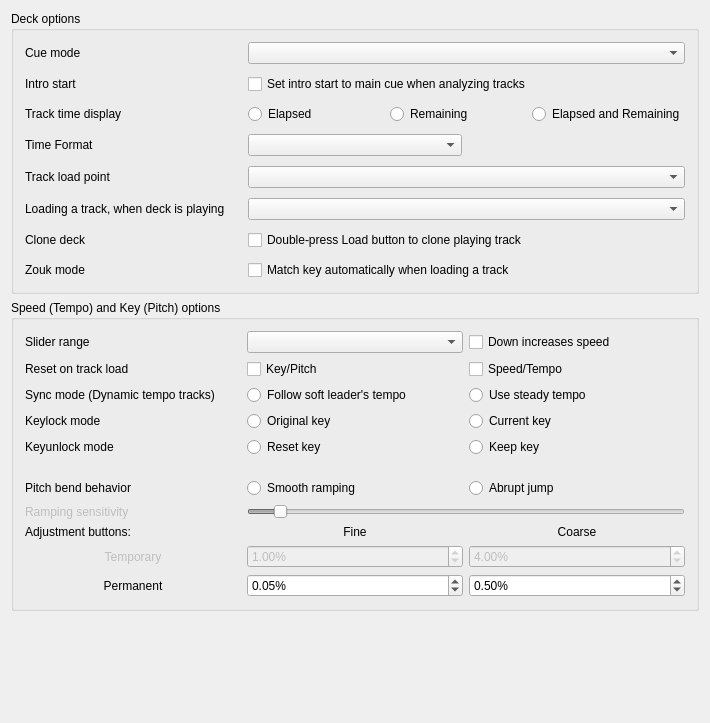
<?xml version="1.0" encoding="UTF-8"?>
<ui version="4.0">
 <class>DlgPrefDeckDlg</class>
 <widget class="QWidget" name="DlgPrefDeckDlg">
  <property name="geometry">
   <rect>
    <x>0</x>
    <y>0</y>
    <width>710</width>
    <height>723</height>
   </rect>
  </property>
  <property name="windowTitle">
   <string>Deck Preferences</string>
  </property>
  <layout class="QGridLayout" name="gridLayout_3">
   <item row="0" column="0">
    <widget class="QGroupBox" name="groupBoxDeckOptions">
     <property name="title">
      <string>Deck options</string>
     </property>
     <layout class="QGridLayout" name="GridLayout1">
      <property name="spacing">
       <number>10</number>
      </property>
      <item row="5" column="0">
       <widget class="QLabel" name="labelLoadWhenDeckPlaying">
        <property name="text">
         <string>Loading a track, when deck is playing</string>
        </property>
        <property name="buddy">
         <cstring>comboBoxLoadWhenDeckPlaying</cstring>
        </property>
       </widget>
      </item>
      <item row="0" column="0">
       <widget class="QLabel" name="labelCueMode">
        <property name="text">
         <string>Cue mode</string>
        </property>
        <property name="openExternalLinks">
         <bool>true</bool>
        </property>
        <property name="buddy">
         <cstring>ComboBoxCueMode</cstring>
        </property>
       </widget>
      </item>
      <item row="4" column="1" colspan="2">
       <widget class="QComboBox" name="comboBoxLoadPoint"/>
      </item>
      <item row="1" column="1" colspan="2">
       <widget class="QCheckBox" name="checkBoxIntroStartMove">
        <property name="toolTip">
         <string>When the analyzer places the intro start point automatically,
it will place it at the main cue point if the main cue point has been set previously.
This may be helpful for upgrading to Mixxx 2.3 from earlier versions.

If this option is disabled, the intro start point is automatically placed at the first sound.</string>
        </property>
        <property name="text">
         <string>Set intro start to main cue when analyzing tracks</string>
        </property>
       </widget>
      </item>
      <item row="1" column="0">
       <widget class="QLabel" name="labelIntroStartMove">
        <property name="text">
         <string>Intro start</string>
        </property>
        <property name="buddy">
         <cstring>ComboBoxCueMode</cstring>
        </property>
       </widget>
      </item>
      <item row="0" column="1" colspan="2">
       <widget class="QComboBox" name="ComboBoxCueMode">
        <property name="toolTip">
         <string>Mixxx mode:
- Cue button while pause at cue point = preview
- Cue button while pause not at cue point = set cue point
- Cue button while playing = pause at cue point
Mixxx mode (no blinking):
- Same as Mixxx mode but with no blinking indicators
Pioneer mode:
- Same as Mixxx mode with a flashing play button
Denon mode:
- Cue button at cue point = preview
- Cue button not at cue point = pause at cue point
- Play = set cue point
Numark mode:
- Same as Denon mode, but without a flashing play button
CUP mode:
- Cue button while pause at cue point = play after release
- Cue button while pause not at cue point = set cue point and play after release
- Cue button while playing = go to cue point and play after release
</string>
        </property>
       </widget>
      </item>
      <item row="6" column="0">
       <widget class="QLabel" name="labelCloneDeckOnLoadDoubleTap">
        <property name="text">
         <string>Clone deck</string>
        </property>
        <property name="buddy">
         <cstring>checkBoxCloneDeckOnLoadDoubleTap</cstring>
        </property>
       </widget>
      </item>
      <item row="3" column="0">
       <widget class="QLabel" name="labelTimeDisplay">
        <property name="text">
         <string>Time Format</string>
        </property>
       </widget>
      </item>
      <item row="3" column="1">
       <widget class="QComboBox" name="comboBoxTimeFormat"/>
      </item>
      <item row="4" column="0">
       <widget class="QLabel" name="labelLoadPoint">
        <property name="text">
         <string>Track load point</string>
        </property>
       </widget>
      </item>
      <item row="2" column="0">
       <widget class="QLabel" name="labelPositionDisplay">
        <property name="enabled">
         <bool>true</bool>
        </property>
        <property name="font">
         <font/>
        </property>
        <property name="text">
         <string>Track time display</string>
        </property>
        <property name="wordWrap">
         <bool>false</bool>
        </property>
        <property name="buddy">
         <cstring>radioButtonElapsed</cstring>
        </property>
       </widget>
      </item>
      <item row="5" column="1" colspan="2">
       <widget class="QComboBox" name="comboBoxLoadWhenDeckPlaying"/>
      </item>
      <item row="2" column="1" colspan="2">
       <layout class="QHBoxLayout" name="horizontalLayout">
        <item>
         <widget class="QRadioButton" name="radioButtonElapsed">
          <property name="text">
           <string>Elapsed</string>
          </property>
          <attribute name="buttonGroup">
           <string notr="true">buttonGroupTrackTime</string>
          </attribute>
         </widget>
        </item>
        <item>
         <widget class="QRadioButton" name="radioButtonRemaining">
          <property name="text">
           <string>Remaining</string>
          </property>
          <attribute name="buttonGroup">
           <string notr="true">buttonGroupTrackTime</string>
          </attribute>
         </widget>
        </item>
        <item>
         <widget class="QRadioButton" name="radioButtonElapsedAndRemaining">
          <property name="text">
           <string>Elapsed and Remaining</string>
          </property>
          <attribute name="buttonGroup">
           <string notr="true">buttonGroupTrackTime</string>
          </attribute>
         </widget>
        </item>
       </layout>
      </item>
      <item row="6" column="1" colspan="2">
       <widget class="QCheckBox" name="checkBoxCloneDeckOnLoadDoubleTap">
        <property name="toolTip">
         <string>Create a playing clone of the first playing deck by double-tapping a Load button on a controller or keyboard.
You can always drag-and-drop tracks on screen to clone a deck.</string>
        </property>
        <property name="text">
         <string>Double-press Load button to clone playing track</string>
        </property>
       </widget>
      </item>
      <item row="7" column="0">
       <widget class="QLabel" name="labelZoukKeyMatchOnLoad">
        <property name="text">
         <string>Zouk mode</string>
        </property>
        <property name="buddy">
         <cstring>checkBoxZoukKeyMatchOnLoad</cstring>
        </property>
       </widget>
      </item>
      <item row="7" column="1" colspan="2">
       <widget class="QCheckBox" name="checkBoxZoukKeyMatchOnLoad">
        <property name="toolTip">
         <string>When a track is loaded, automatically adjust its key to match the playing deck (same as pressing MATCH).</string>
        </property>
        <property name="text">
         <string>Match key automatically when loading a track</string>
        </property>
       </widget>
      </item>
     </layout>
    </widget>
   </item>
   <item row="1" column="0">
    <widget class="QGroupBox" name="groupBoxSpeedPitchOptions">
     <property name="title">
      <string>Speed (Tempo) and Key (Pitch) options</string>
     </property>
     <layout class="QGridLayout" name="gridLayout_7">
      <item row="0" column="0">
       <layout class="QGridLayout" name="GridLayoutSpeedOptions">
        <item row="11" column="2">
         <widget class="QDoubleSpinBox" name="spinBoxPermanentRateCoarse">
          <property name="toolTip">
           <string>Permanent rate change when left-clicking</string>
          </property>
          <property name="accelerated">
           <bool>true</bool>
          </property>
          <property name="suffix">
           <string>%</string>
          </property>
          <property name="decimals">
           <number>2</number>
          </property>
          <property name="minimum">
           <double>0.010000000000000</double>
          </property>
          <property name="maximum">
           <double>10.000000000000000</double>
          </property>
          <property name="singleStep">
           <double>0.010000000000000</double>
          </property>
          <property name="value">
           <double>0.500000000000000</double>
          </property>
         </widget>
        </item>
        <item row="11" column="1">
         <widget class="QDoubleSpinBox" name="spinBoxPermanentRateFine">
          <property name="toolTip">
           <string>Permanent rate change when right-clicking</string>
          </property>
          <property name="accelerated">
           <bool>true</bool>
          </property>
          <property name="suffix">
           <string>%</string>
          </property>
          <property name="decimals">
           <number>2</number>
          </property>
          <property name="minimum">
           <double>0.010000000000000</double>
          </property>
          <property name="maximum">
           <double>10.000000000000000</double>
          </property>
          <property name="singleStep">
           <double>0.010000000000000</double>
          </property>
          <property name="value">
           <double>0.050000000000000</double>
          </property>
         </widget>
        </item>
        <item row="1" column="0">
         <widget class="QLabel" name="labelSpeedPitchReset">
          <property name="text">
           <string>Reset on track load</string>
          </property>
          <property name="buddy">
           <cstring>checkBoxResetPitch</cstring>
          </property>
         </widget>
        </item>
        <item row="3" column="2">
         <widget class="QRadioButton" name="radioButtonCurrentKey">
          <property name="text">
           <string>Current key</string>
          </property>
          <attribute name="buttonGroup">
           <string notr="true">buttonGroupKeyLockMode</string>
          </attribute>
         </widget>
        </item>
        <item row="10" column="1">
         <widget class="QDoubleSpinBox" name="spinBoxTemporaryRateFine">
          <property name="enabled">
           <bool>false</bool>
          </property>
          <property name="toolTip">
           <string>Temporary rate change when right-clicking</string>
          </property>
          <property name="accelerated">
           <bool>true</bool>
          </property>
          <property name="suffix">
           <string>%</string>
          </property>
          <property name="decimals">
           <number>2</number>
          </property>
          <property name="minimum">
           <double>0.010000000000000</double>
          </property>
          <property name="maximum">
           <double>10.000000000000000</double>
          </property>
          <property name="singleStep">
           <double>0.010000000000000</double>
          </property>
          <property name="value">
           <double>1.000000000000000</double>
          </property>
         </widget>
        </item>
        <item row="11" column="0">
         <widget class="QLabel" name="labelSpeedPermanent">
          <property name="text">
           <string>Permanent</string>
          </property>
          <property name="alignment">
           <set>Qt::AlignCenter</set>
          </property>
         </widget>
        </item>
        <item row="7" column="1" colspan="2">
         <widget class="QSlider" name="SliderRateRampSensitivity">
          <property name="enabled">
           <bool>false</bool>
          </property>
          <property name="minimum">
           <number>100</number>
          </property>
          <property name="maximum">
           <number>2500</number>
          </property>
          <property name="singleStep">
           <number>50</number>
          </property>
          <property name="value">
           <number>250</number>
          </property>
          <property name="orientation">
           <enum>Qt::Horizontal</enum>
          </property>
         </widget>
        </item>
        <item row="10" column="0">
         <widget class="QLabel" name="labelSpeedTemporary">
          <property name="enabled">
           <bool>false</bool>
          </property>
          <property name="text">
           <string>Temporary</string>
          </property>
          <property name="alignment">
           <set>Qt::AlignCenter</set>
          </property>
         </widget>
        </item>
        <item row="2" column="0">
         <widget class="QLabel" name="labelSyncMode">
          <property name="text">
           <string>Sync mode (Dynamic tempo tracks)</string>
          </property>
          <property name="openExternalLinks">
           <bool>true</bool>
          </property>
         </widget>
        </item>
        <item row="3" column="0">
         <widget class="QLabel" name="labelKeylockMode">
          <property name="text">
           <string>Keylock mode</string>
          </property>
          <property name="buddy">
           <cstring>radioButtonOriginalKey</cstring>
          </property>
         </widget>
        </item>
        <item row="7" column="0">
         <widget class="QLabel" name="labelSpeedRampSensitivity">
          <property name="enabled">
           <bool>false</bool>
          </property>
          <property name="text">
           <string>Ramping sensitivity</string>
          </property>
          <property name="buddy">
           <cstring>SliderRateRampSensitivity</cstring>
          </property>
         </widget>
        </item>
        <item row="6" column="0">
         <widget class="QLabel" name="labelSpeedBendBehavior">
          <property name="text">
           <string>Pitch bend behavior</string>
          </property>
          <property name="buddy">
           <cstring>radioButtonRateRampModeStepping</cstring>
          </property>
         </widget>
        </item>
        <item row="3" column="1">
         <widget class="QRadioButton" name="radioButtonOriginalKey">
          <property name="text">
           <string>Original key</string>
          </property>
          <attribute name="buttonGroup">
           <string notr="true">buttonGroupKeyLockMode</string>
          </attribute>
         </widget>
        </item>
        <item row="10" column="2">
         <widget class="QDoubleSpinBox" name="spinBoxTemporaryRateCoarse">
          <property name="enabled">
           <bool>false</bool>
          </property>
          <property name="toolTip">
           <string>Temporary rate change when left-clicking</string>
          </property>
          <property name="accelerated">
           <bool>true</bool>
          </property>
          <property name="suffix">
           <string>%</string>
          </property>
          <property name="decimals">
           <number>2</number>
          </property>
          <property name="minimum">
           <double>0.010000000000000</double>
          </property>
          <property name="maximum">
           <double>10.000000000000000</double>
          </property>
          <property name="singleStep">
           <double>0.010000000000000</double>
          </property>
          <property name="value">
           <double>4.000000000000000</double>
          </property>
         </widget>
        </item>
        <item row="1" column="2">
         <widget class="QCheckBox" name="checkBoxResetSpeed">
          <property name="text">
           <string>Speed/Tempo</string>
          </property>
         </widget>
        </item>
        <item row="1" column="1">
         <widget class="QCheckBox" name="checkBoxResetPitch">
          <property name="text">
           <string>Key/Pitch</string>
          </property>
         </widget>
        </item>
        <item row="9" column="0">
         <widget class="QLabel" name="labelSpeedAdjustment">
          <property name="text">
           <string>Adjustment buttons:</string>
          </property>
         </widget>
        </item>
        <item row="2" column="1">
         <widget class="QRadioButton" name="radioButtonSoftLeader">
          <property name="toolTip">
           <string>Apply tempo changes from a soft-leading track (usually the leaving track in a transition) to the follower tracks. After the transition, the follower track will continue with the previous leader's very last tempo. Changes from explicit selected leaders are always applied.</string>
          </property>
          <property name="text">
           <string>Follow soft leader's tempo</string>
          </property>
          <attribute name="buttonGroup">
           <string notr="true">buttonGroupSyncMode</string>
          </attribute>
         </widget>
        </item>
        <item row="9" column="2">
         <widget class="QLabel" name="labelSpeedCoarse">
          <property name="enabled">
           <bool>true</bool>
          </property>
          <property name="font">
           <font/>
          </property>
          <property name="toolTip">
           <string/>
          </property>
          <property name="text">
           <string>Coarse</string>
          </property>
          <property name="alignment">
           <set>Qt::AlignCenter</set>
          </property>
          <property name="wordWrap">
           <bool>false</bool>
          </property>
          <property name="buddy">
           <cstring>spinBoxPermanentRateCoarse</cstring>
          </property>
         </widget>
        </item>
        <item row="9" column="1">
         <widget class="QLabel" name="labelSpeedFine">
          <property name="enabled">
           <bool>true</bool>
          </property>
          <property name="font">
           <font/>
          </property>
          <property name="toolTip">
           <string/>
          </property>
          <property name="text">
           <string>Fine</string>
          </property>
          <property name="alignment">
           <set>Qt::AlignCenter</set>
          </property>
          <property name="wordWrap">
           <bool>false</bool>
          </property>
          <property name="buddy">
           <cstring>spinBoxPermanentRateFine</cstring>
          </property>
         </widget>
        </item>
        <item row="0" column="2">
         <widget class="QCheckBox" name="checkBoxInvertSpeedSlider">
          <property name="toolTip">
           <string>Make the speed sliders work like those on DJ turntables and CDJs where moving downward increases the speed</string>
          </property>
          <property name="text">
           <string>Down increases speed</string>
          </property>
         </widget>
        </item>
        <item row="0" column="0">
         <widget class="QLabel" name="labelSpeedSliderrange">
          <property name="enabled">
           <bool>true</bool>
          </property>
          <property name="font">
           <font/>
          </property>
          <property name="text">
           <string>Slider range</string>
          </property>
          <property name="wordWrap">
           <bool>false</bool>
          </property>
          <property name="buddy">
           <cstring>ComboBoxRateRange</cstring>
          </property>
         </widget>
        </item>
        <item row="0" column="1">
         <widget class="QComboBox" name="ComboBoxRateRange">
          <property name="font">
           <font/>
          </property>
          <property name="toolTip">
           <string>Adjusts the range of the speed (Vinyl &quot;Pitch&quot;) slider.</string>
          </property>
         </widget>
        </item>
        <item row="6" column="2">
         <widget class="QRadioButton" name="radioButtonRateRampModeStepping">
          <property name="text">
           <string>Abrupt jump</string>
          </property>
          <attribute name="buttonGroup">
           <string notr="true">buttonGroupSpeedBendBehavior</string>
          </attribute>
         </widget>
        </item>
        <item row="6" column="1">
         <widget class="QRadioButton" name="radioButtonRateRampModeLinear">
          <property name="toolTip">
           <string>Smoothly adjusts deck speed when temporary change buttons are held down</string>
          </property>
          <property name="text">
           <string>Smooth ramping</string>
          </property>
          <attribute name="buttonGroup">
           <string notr="true">buttonGroupSpeedBendBehavior</string>
          </attribute>
         </widget>
        </item>
        <item row="4" column="0">
         <widget class="QLabel" name="labelKeyunlockMode">
          <property name="text">
           <string>Keyunlock mode</string>
          </property>
         </widget>
        </item>
        <item row="4" column="1">
         <widget class="QRadioButton" name="radioButtonResetUnlockedKey">
          <property name="text">
           <string>Reset key</string>
          </property>
          <attribute name="buttonGroup">
           <string notr="true">buttonGroupKeyUnlockMode</string>
          </attribute>
         </widget>
        </item>
        <item row="4" column="2">
         <widget class="QRadioButton" name="radioButtonKeepUnlockedKey">
          <property name="text">
           <string>Keep key</string>
          </property>
          <attribute name="buttonGroup">
           <string notr="true">buttonGroupKeyUnlockMode</string>
          </attribute>
         </widget>
        </item>
        <item row="2" column="2">
         <widget class="QRadioButton" name="radioButtonLockBpm">
          <property name="toolTip">
           <string>The tempo of a previous soft leader track at the beginning of the transition is kept steady. After the transition, the follower track will maintain this original tempo. This technique serves as a workaround to avoid dynamic tempo changes, as seen during the outro of rubato-style tracks. For instance, it prevents the follower track from continuing with a slowed-down tempo of the soft leader. This corresponds to the behavior before Mixxx 2.4. Changes from explicit selected leaders are always applied.</string>
          </property>
          <property name="text">
           <string>Use steady tempo</string>
          </property>
          <attribute name="buttonGroup">
           <string notr="true">buttonGroupSyncMode</string>
          </attribute>
         </widget>
        </item>
        <item row="5" column="0">
         <spacer name="verticalSpacer1">
          <property name="orientation">
           <enum>Qt::Vertical</enum>
          </property>
          <property name="sizeHint" stdset="0">
           <size>
            <width>20</width>
            <height>15</height>
           </size>
          </property>
         </spacer>
        </item>
       </layout>
      </item>
     </layout>
    </widget>
   </item>
   <item row="2" column="0">
    <spacer name="verticalSpacer2">
     <property name="orientation">
      <enum>Qt::Vertical</enum>
     </property>
     <property name="sizeHint" stdset="0">
      <size>
       <width>20</width>
       <height>40</height>
      </size>
     </property>
    </spacer>
   </item>
  </layout>
 </widget>
 <layoutdefault spacing="6" margin="11"/>
 <tabstops>
  <tabstop>ComboBoxCueMode</tabstop>
  <tabstop>checkBoxIntroStartMove</tabstop>
  <tabstop>radioButtonElapsed</tabstop>
  <tabstop>radioButtonRemaining</tabstop>
  <tabstop>radioButtonElapsedAndRemaining</tabstop>
  <tabstop>comboBoxTimeFormat</tabstop>
  <tabstop>comboBoxLoadPoint</tabstop>
  <tabstop>comboBoxLoadWhenDeckPlaying</tabstop>
  <tabstop>checkBoxCloneDeckOnLoadDoubleTap</tabstop>
  <tabstop>checkBoxZoukKeyMatchOnLoad</tabstop>
  <tabstop>ComboBoxRateRange</tabstop>
  <tabstop>checkBoxInvertSpeedSlider</tabstop>
  <tabstop>checkBoxResetPitch</tabstop>
  <tabstop>checkBoxResetSpeed</tabstop>
  <tabstop>radioButtonSoftLeader</tabstop>
  <tabstop>radioButtonOriginalKey</tabstop>
  <tabstop>radioButtonCurrentKey</tabstop>
  <tabstop>radioButtonResetUnlockedKey</tabstop>
  <tabstop>radioButtonKeepUnlockedKey</tabstop>
  <tabstop>radioButtonRateRampModeLinear</tabstop>
  <tabstop>radioButtonRateRampModeStepping</tabstop>
  <tabstop>SliderRateRampSensitivity</tabstop>
  <tabstop>spinBoxTemporaryRateFine</tabstop>
  <tabstop>spinBoxTemporaryRateCoarse</tabstop>
  <tabstop>spinBoxPermanentRateFine</tabstop>
  <tabstop>spinBoxPermanentRateCoarse</tabstop>
 </tabstops>
 <resources/>
 <buttongroups>
  <buttongroup name="buttonGroupTrackTime"/>
  <buttongroup name="buttonGroupKeyUnlockMode"/>
  <buttongroup name="buttonGroupKeyLockMode"/>
  <buttongroup name="buttonGroupSpeedBendBehavior"/>
  <buttongroup name="buttonGroupSyncMode"/>
 </buttongroups>
</ui>
